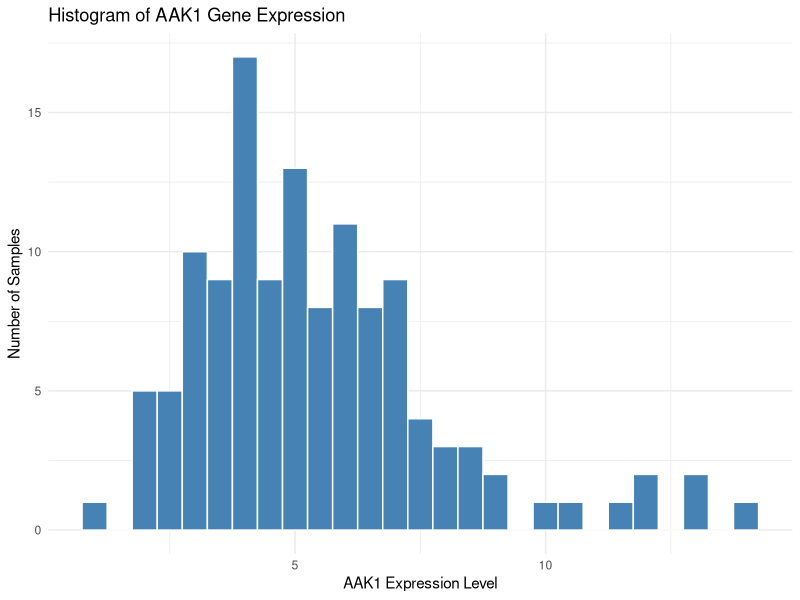
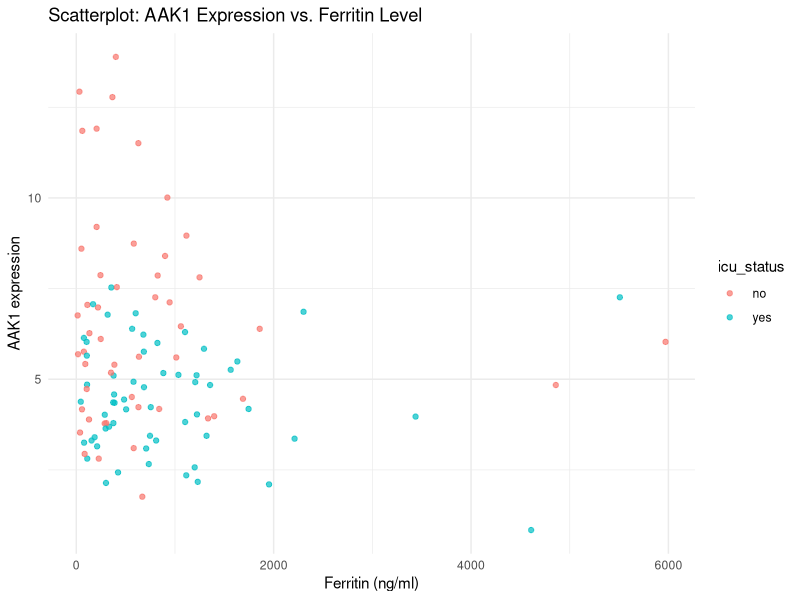
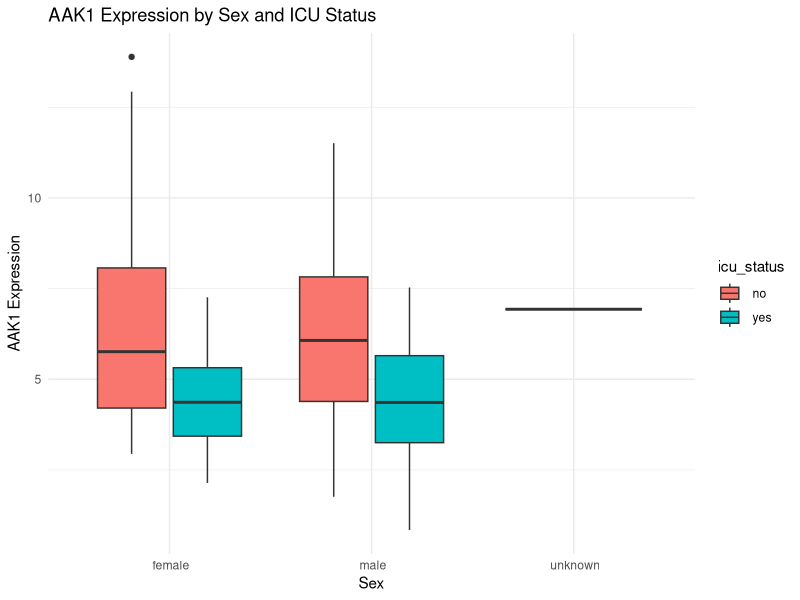
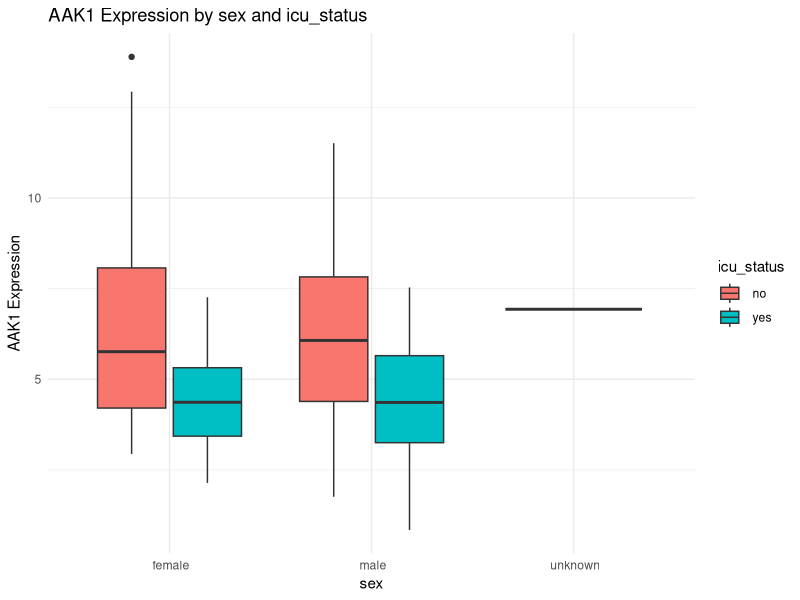
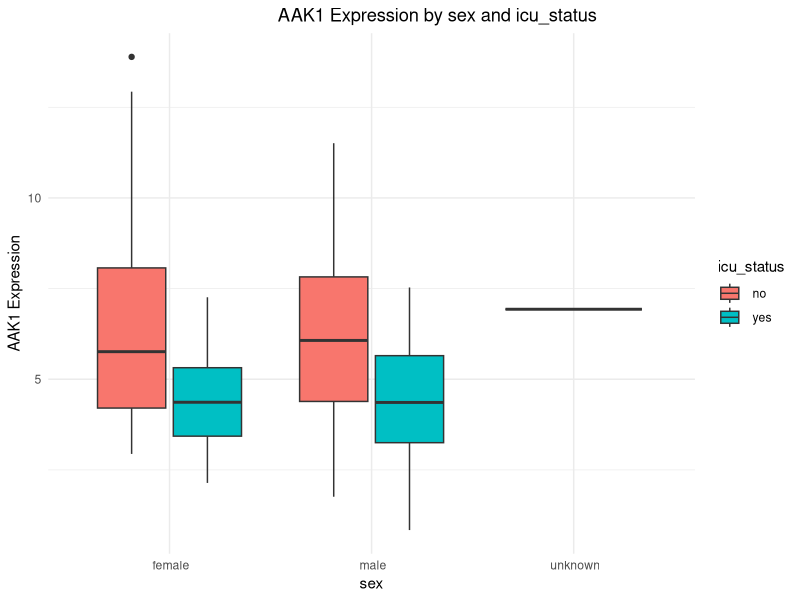
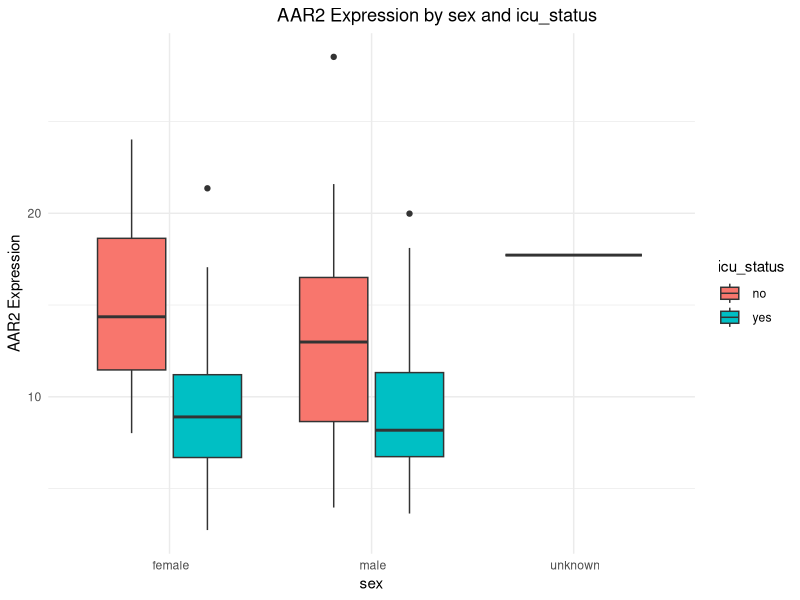
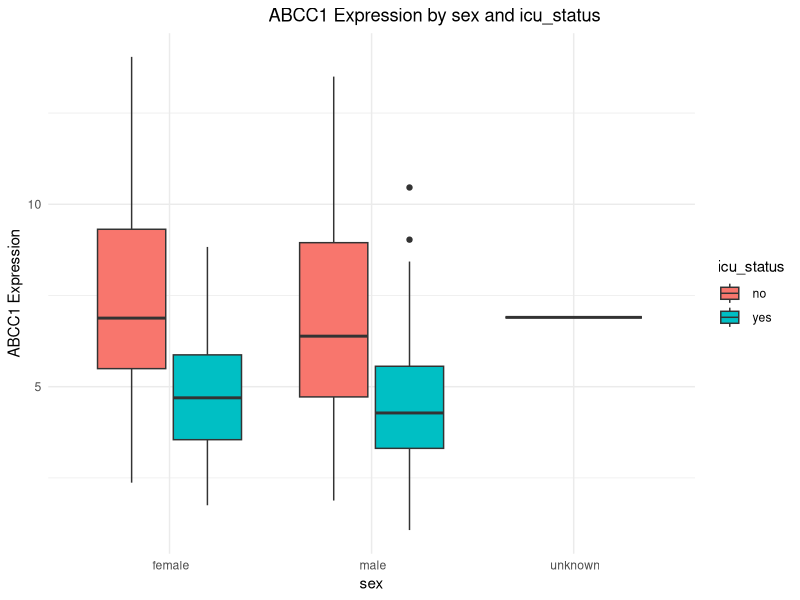
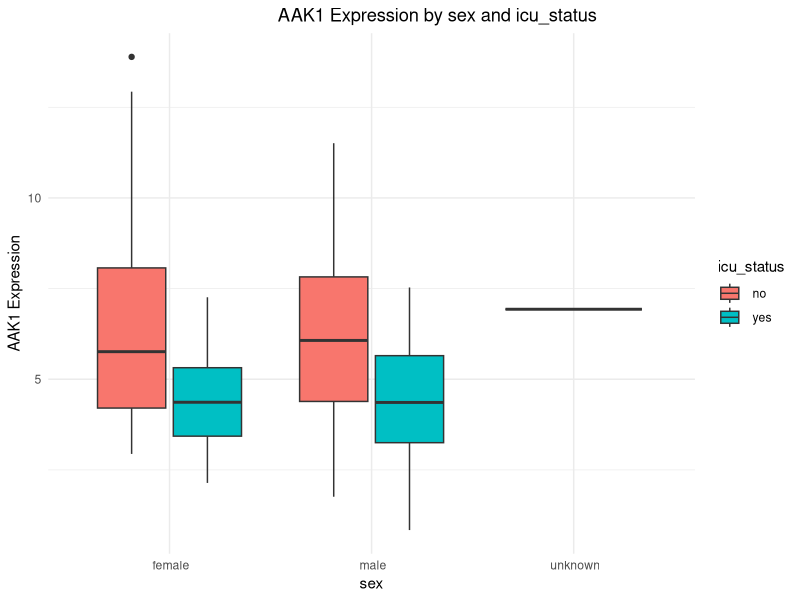

Here is the R script that generated these plots, in order:
## ---- chunk 1
library(tidyverse)
#set path
setwd('/Users/stanpawn/Desktop/Data science 101/Submission 1')
#read data
metadata <- read.csv("QBS103_GSE157103_series_matrix-1.csv")
gene_exp_raw <- read.csv("QBS103_GSE157103_genes.csv")
#check data
glimpse(metadata)
glimpse(gene_exp_raw)

## ---- chunk 2
#working with rows & columns
gene_exp_t <- gene_exp_raw %>%
  column_to_rownames(var = "X") %>% #change the 1st columnname to rowname
  t() %>% #transpose the data frame
  as.data.frame()

gene_exp_t <- gene_exp_t %>%
  rownames_to_column(var="participant_id")

glimpse(gene_exp_t)

#combine gene expression & metadata
#common samples ID
common_ids <- intersect(metadata$participant_id, gene_exp_t$participant_id)
#filter data using these IDs
metadata_clean <- metadata %>% filter(participant_id %in% common_ids)
gene_expr_clean <- gene_exp_t %>% filter(participant_id %in% common_ids)

full_data <- left_join(metadata, gene_exp_t, by = "participant_id")
glimpse(full_data)
## ---- chunk 3
#check number of rows before start
nrow(full_data) == nrow(metadata)

#check variables
names(full_data)
'AAK1' %in% colnames(full_data)
summary(full_data$AAK1)
# change ferritin from char to num
full_data <- full_data %>%
  mutate(ferritin = as.numeric(`ferritin.ng.ml.`))

summary(full_data$ferritin)
summary(full_data$AAK1)
summary(full_data$ferritin.ng.ml.)


#check distribution of categorical covarities
table(full_data$sex, useNA = "always")
table(full_data$icu_status, useNA = "always")
## ---- chunk 4
#Histogram of AKK1 expression
ggplot(full_data, aes(x=AAK1))+
  geom_histogram(binwidth = 0.5, fill = 'steelblue', color = 'white', na.rm = TRUE) +
  labs(
    title = "Histogram of AAK1 Gene Expression",
    x = "AAK1 Expression Level",
    y = "Number of Samples"
  ) +
  theme_minimal()

#Scattor plots of AKK1 and Ferritin
ggplot(full_data, aes(x=ferritin, y=AAK1, color=icu_status)) +
  geom_point(alpha = 0.7) +
  labs(
    title = "Scatterplot: AAK1 Expression vs. Ferritin Level",
    x = "Ferritin (ng/ml)",
    y = "AAK1 expression"
  ) +
  theme_minimal()
#Boxplot of AAK1 by Sex and ICU status
ggplot(full_data, aes(x = sex, y = AAK1, fill = icu_status)) +
  geom_boxplot() +
  labs(title = "AAK1 Expression by Sex and ICU Status",
       x = "Sex",
       y = "AAK1 Expression") +
  theme_minimal()
## ---- chunk 5
library(ggplot2) #import funtion
#generate gene plot
make_gene_plot <- function(df, gene, xvar, cat1, cat2) {
  df <- na.omit(df[, c(gene, cat1, cat2)])  #ignoring the warning of NA value
  ggplot(df, aes_string(x = cat1, y = gene, fill = cat2)) +
    geom_boxplot() +
    labs(
      title = paste(gene, "Expression by", cat1, "and", cat2),
      x = cat1,
      y = paste(gene, "Expression"),
      fill = cat2
    ) +
    theme_minimal()
}
make_gene_plot(full_data, "AAK1", "ferritin", "sex", "icu_status")
## ---- chunk 6
genes <- c("AAK1", "AAR2", "ABCC1")

make_gene_plot <- function(df, gene, xvar, cat1, cat2) {
  df <- na.omit(df[, c(gene, cat1, cat2)])
  ggplot(df, aes_string(x = cat1, y = gene, fill = cat2)) +
    geom_boxplot() +
    labs(
      title = paste(gene, "Expression by", cat1, "and", cat2),
      x = cat1,
      y = paste(gene, "Expression"),
      fill = cat2
    ) +
    theme_minimal() +
    theme(plot.title = element_text(hjust = 0.7))
}

for (g in genes) {
  print(make_gene_plot(full_data, g, "ferritin.ng.ml.", "sex", "icu_status"))
}
## ---- chunk 7
for (g in genes) {
  p <- make_gene_plot(full_data, g, "ferritin.ng.ml.", "sex", "icu_status")
  ggsave(filename = paste0(g, "_boxplot.png"), plot = p, width = 6, height = 4)
}
